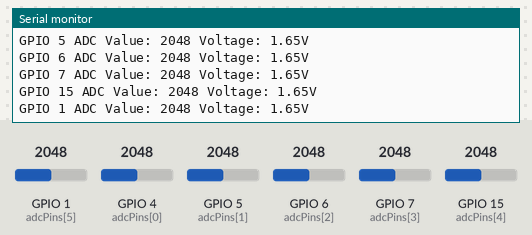
Bench run of a sketch on a simulated ESP32. On the bench: the last lines printed to the serial monitor. The test bench sets the inputs (shaded band); at power-on: GPIO 1 (adcPins[5]) = 2048, GPIO 4 (adcPins[0]) = 2048, GPIO 5 (adcPins[1]) = 2048, GPIO 6 (adcPins[2]) = 2048, GPIO 7 (adcPins[3]) = 2048, GPIO 15 (adcPins[4]) = 2048 (analog values on the 0–4095 scale).

Above: at 5.8 s.
5.9 s: GPIO 1 (adcPins[5]) set to 2866
At 11.0 s:
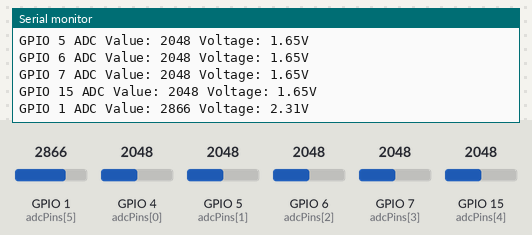
11.9 s: GPIO 4 (adcPins[0]) set to 2866
17.9 s: GPIO 5 (adcPins[1]) set to 2866
23.9 s: GPIO 6 (adcPins[2]) set to 2866
29.9 s: GPIO 7 (adcPins[3]) set to 2866
At 31.2 s:
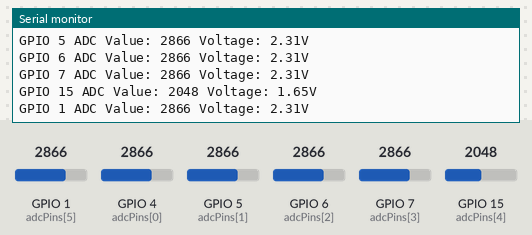
35.9 s: GPIO 15 (adcPins[4]) set to 2866
At 41.2 s:
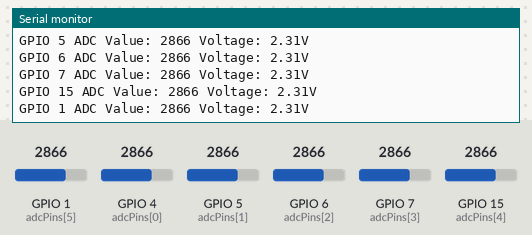
Timing chart, 0 to 42.7 s (numbered marks = the images above; inputs shaded):
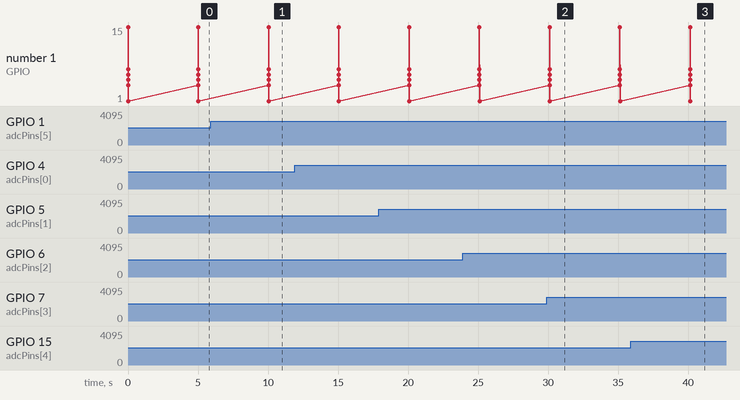

The sketch:

adc_read.ino
```cpp
// Define ADC pins
const int NUM_ADC_PINS = 6;
const int adcPins[NUM_ADC_PINS] = {4, 5, 6, 7, 15, 1};

// Arrays to store channel information
int adcValues[NUM_ADC_PINS];

void setup() {
    Serial.begin(115200);

    // Configure ADC resolution (12-bit = 0-4095)
    analogReadResolution(12);

    // ESP32 ADC attenuation setting for full range (0-3.3V)
    for(int i = 0; i < NUM_ADC_PINS; i++) {
        analogSetPinAttenuation(adcPins[i], ADC_11db);
    }
}

void loop() {
    // Read and print ADC values for each pin
    Serial.println("\n----- ADC Readings -----");

    for(int i = 0; i < NUM_ADC_PINS; i++) {
        adcValues[i] = analogRead(adcPins[i]);

        // Print raw ADC value
        Serial.print("GPIO ");
        Serial.print(adcPins[i]);
        Serial.print(" ADC Value: ");
        Serial.print(adcValues[i]);

        // Convert to voltage (assuming 3.3V reference)
        float voltage = (adcValues[i] * 3.3) / 4095.0;
        Serial.print(" Voltage: ");
        Serial.print(voltage, 2);
        Serial.println("V");
    }

    delay(5000);  // Read every second
}
```

Measured:
- after the input at 5.9 s, the serial monitor: prints a new line after 4.1 s (image 1)
- after the input at 29.9 s, the serial monitor: prints a new line after 0.21 s (image 2)
- after the input at 35.9 s, the serial monitor: prints a new line after 4.2 s (image 3)
